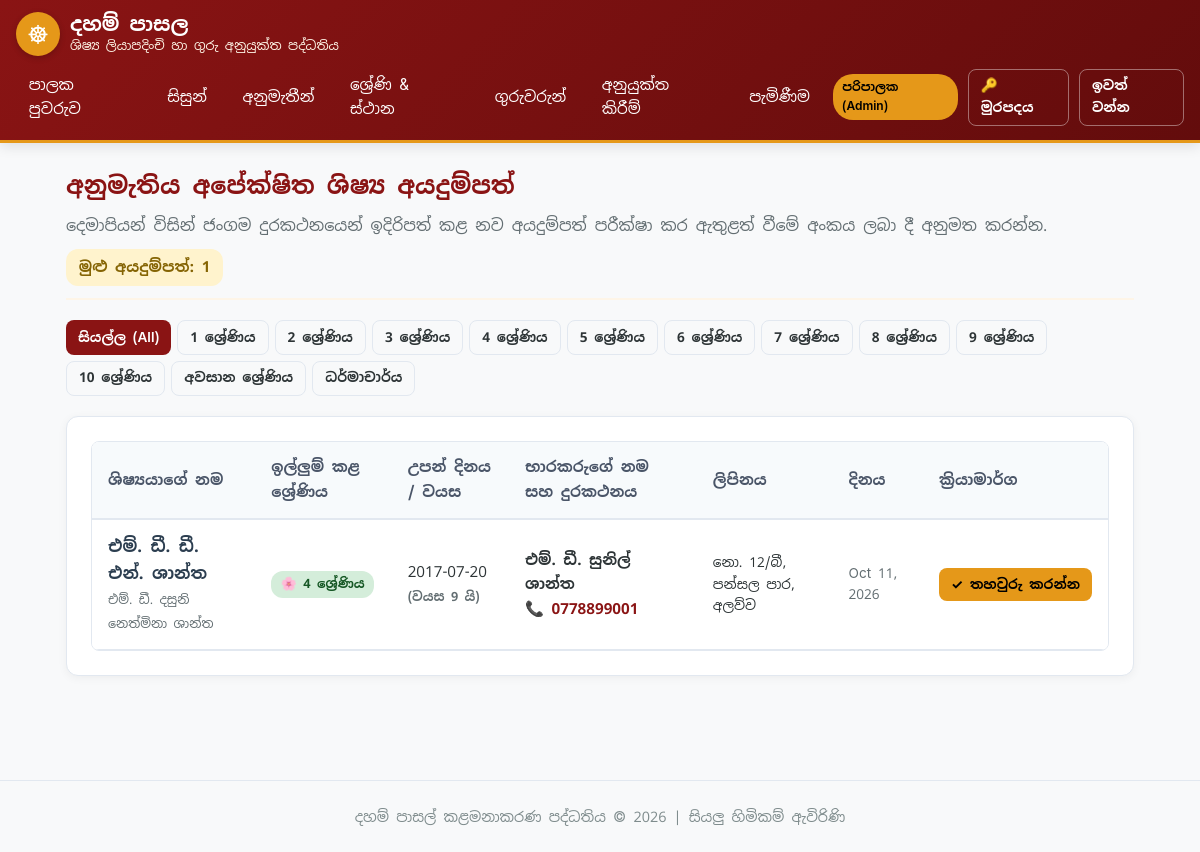
Screenshot of /students/pending/ (signed in) with the database file from the repository.
### academics/models.py (models this page shows, shortened)
class GradeLevel(models.Model):
    name = models.CharField(max_length=100, verbose_name='ශ්‍රේණියේ නම (Sinhala)')
    english_name = models.CharField(max_length=100, blank=True, verbose_name='නම (English)')
    order_index = models.PositiveIntegerField(default=1, verbose_name='අනුපිළිවෙල අංකය')
    description = models.TextField(blank=True, verbose_name='විස්තරය')
    class Meta:
        ordering = ['order_index']
        verbose_name = 'ශ්‍රේණිය'
        verbose_name_plural = 'ශ්‍රේණි (Grades)'

### students/models.py (models this page shows, shortened)
class Student(models.Model):
    GENDER_CHOICES = [
        ('MALE', 'පිරිමි (Male)'),
        ('FEMALE', 'ගැහැණු (Female)'),
    ]
    STATUS_CHOICES = [
        ('PENDING', 'අනුමැතිය අපේක්ෂිත (Pending Verification)'),
        ('APPROVED', 'අනුමත කළ (Active Student)'),
        ('REJECTED', 'ප්‍රතික්ෂේපිත (Rejected)'),
        ('INACTIVE', 'අක්‍රිය (Inactive)'),
    ]
    RELATIONSHIP_CHOICES = [
        ('FATHER', 'පියා (Father)'),
        ('MOTHER', 'මව (Mother)'),
        ('GUARDIAN', 'භාරකරු (Guardian)'),
        ('OTHER', 'වෙනත් (Other)'),
    ]
    admission_number = models.CharField(
        max_length=50,
        blank=True,
        null=True,
        unique=True,
        verbose_name='ඇතුළත් වීමේ අංකය (Admission No)'
    )
    full_name_sinhala = models.CharField(max_length=255, verbose_name='සම්පූර්ණ නම (සිංහලෙන්)')
    name_with_initials_sinhala = models.CharField(max_length=255, verbose_name='මුලකුරු සමඟ නම')
    dob = models.DateField(verbose_name='උපන් දිනය')
    gender = models.CharField(max_length=10, choices=GENDER_CHOICES, default='MALE', verbose_name='ස්ත්‍රී / පුරුෂ භාවය')
    guardian = models.ForeignKey(
        Guardian,
        on_delete=models.CASCADE,
        related_name='students',
        verbose_name='දෙමාපිය / භාරකරු'
    )
    relationship_to_guardian = models.CharField(
        max_length=20,
        choices=RELATIONSHIP_CHOICES,
        default='FATHER',
        verbose_name='භාරකරුගේ ඥාතිත්වය'
    )
    applied_grade = models.ForeignKey(
        GradeLevel,
        on_delete=models.PROTECT,
        related_name='applied_students',
        verbose_name='ඉල්ලුම් කරන ශ්‍රේණිය'
    )
    assigned_class = models.ForeignKey(
        ClassSection,
        on_delete=models.SET_NULL,
        null=True,
        blank=True,
        related_name='students',
        verbose_name='අනුයුක්ත පන්තිය'
    )
    medical_notes = models.TextField(blank=True, verbose_name='සෞඛ්‍ය ගැටළු / ආසාත්මිකතා (ඇත්නම්)')
    special_notes = models.TextField(blank=True, verbose_name='වෙනත් විශේෂ සටහන්')
    status = models.CharField(
        max_length=20,
        choices=STATUS_CHOICES,
        default='PENDING',
        verbose_name='ලියාපදිංචි තත්ත්වය'
    )
    verified_by = models.ForeignKey(
        User,
        on_delete=models.SET_NULL,
        null=True,
        blank=True,
        related_name='verified_students',
        verbose_name='තහවුරු කළ පරිශීලකයා'
    )
    verified_at = models.DateTimeField(null=True, blank=True, verbose_name='තහවුරු කළ දිනය')
    created_at = models.DateTimeField(auto_now_add=True, verbose_name='ලියාපදිංචි වූ දිනය')
    class Meta:
        ordering = ['applied_grade__order_index', 'admission_number', 'name_with_initials_sinhala']
        verbose_name = 'ශිෂ්‍යයා'
        verbose_name_plural = 'සිසුන් (Students)'
    @property
    def age(self):
        if not self.dob:
            return None
        today = date.today()
        return today.year - self.dob.year - ((today.month, today.day) < (self.dob.month, self.dob.day))

class Guardian(models.Model):
    full_name_sinhala = models.CharField(max_length=255, verbose_name='දෙමාපිය / භාරකරුගේ නම')
    primary_phone = models.CharField(max_length=20, db_index=True, verbose_name='ප්‍රධාන දුරකථන අංකය')
    whatsapp_phone = models.CharField(max_length=20, blank=True, verbose_name='වට්ස්ඇප් (WhatsApp) අංකය')
    address = models.TextField(verbose_name='ලිපිනය')
    occupation = models.CharField(max_length=100, blank=True, verbose_name='රැකියාව')
    linked_teacher = models.ForeignKey(
        Teacher,
        on_delete=models.SET_NULL,
        null=True,
        blank=True,
        related_name='guardian_profiles',
        verbose_name='දහම් පාසලේ ගුරුභවතෙක් නම් (Linked Teacher)'
    )
    created_at = models.DateTimeField(auto_now_add=True)
    class Meta:
        verbose_name = 'දෙමාපිය / භාරකරු'
        verbose_name_plural = 'දෙමාපියන් / භාරකරුවන් (Guardians)'

### students/views.py (the view, shortened to what this page needs)
# urls.py: path('students/pending/', views.pending_verifications, name='pending_verifications'),
@login_required
def pending_verifications(request):
    user = request.user
    is_staff_or_admin = user.is_superuser or (hasattr(user, 'profile') and user.profile.role in ['ADMIN', 'PRINCIPAL'])
    if is_staff_or_admin:
        pending_students = Student.objects.filter(status='PENDING').select_related('guardian', 'applied_grade')
    grade_filter = request.GET.get('grade')
    if grade_filter:
        pending_students = pending_students.filter(applied_grade_id=grade_filter)
    grades = GradeLevel.objects.all().order_by('order_index')
    return render(request, 'students/pending_list.html', {
        'pending_students': pending_students,
        'grades': grades,
        'selected_grade': grade_filter,
    })

### accounts/context_processors.py (called while the page is built, shortened)
def user_role_context(request):
    role = 'TEACHER'
    if request.user.is_superuser:
        role = 'ADMIN'
    elif hasattr(request.user, 'profile'):
        role = request.user.profile.role
    is_admin = role == 'ADMIN' or request.user.is_superuser
    is_principal = role == 'PRINCIPAL'
    is_teacher = role == 'TEACHER'
    is_staff_or_admin = is_admin or is_principal
    return {
        'user_role': role,
        'is_admin': is_admin,
        'is_principal': is_principal,
        'is_teacher': is_teacher,
        'is_staff_or_admin': is_staff_or_admin,
    }

### templates/students/pending_list.html (shortened to what this page needs)
{% extends 'base.html' %}
{% block content %}
<div class="card-header-temple">
    <div>
        <h2>අනුමැතිය අපේක්ෂිත ශිෂ්‍ය අයදුම්පත්</h2>
        <p style="color: var(--text-muted);">
            දෙමාපියන් විසින් ජංගම දුරකථනයෙන් ඉදිරිපත් කළ නව අයදුම්පත් පරීක්ෂා කර ඇතුළත් වීමේ අංකය ලබා දී අනුමත කරන්න.
        </p>
    </div>
    <div style="font-size: 0.95rem;">
        <span class="status-pill status-pending" style="font-size: 0.95rem; padding: 0.4rem 0.8rem;">
            මුළු අයදුම්පත්: {{ pending_students.count }}
        </span>
    </div>
</div>
<div style="margin-bottom: 1.25rem; display: flex; gap: 6px; flex-wrap: wrap;">
    <a href="{% url 'pending_verifications' %}" class="btn btn-sm {% if not selected_grade %}btn-primary{% else %}btn-outline{% endif %}">
        සියල්ල (All)
    </a>
    {% for g in grades %}
        <a href="{% url 'pending_verifications' %}?grade={{ g.id }}" class="btn btn-sm {% if selected_grade == g.id|stringformat:'i' %}btn-primary{% else %}btn-outline{% endif %}">
            {{ g.name }}
        </a>
    {% endfor %}
</div>
<div class="card-box">
    <div class="responsive-table-wrapper">
        <table class="temple-table">
            <thead>
                <tr>
                    <th>ශිෂ්‍යයාගේ නම</th>
                    <th>ඉල්ලුම් කළ ශ්‍රේණිය</th>
                    <th>උපන් දිනය / වයස</th>
                    <th>භාරකරුගේ නම සහ දුරකථනය</th>
                    <th>ලිපිනය</th>
                    <th>දිනය</th>
                    <th>ක්‍රියාමාර්ග</th>
                </tr>
            </thead>
            <tbody>
                {% for student in pending_students %}
                <tr>
                    <td>
                        <strong style="font-size: 1.05rem; color: #2c3e50;">{{ student.name_with_initials_sinhala }}</strong><br>
                        <small style="color: var(--text-muted);">{{ student.full_name_sinhala }}</small>
                    </td>
                    <td>
                        <span class="status-pill status-approved">
                            🌸 {{ student.applied_grade.name }}
                        </span>
                    </td>
                    <td>
                        {{ student.dob|date:"Y-m-d" }}<br>
                        <small style="color: var(--text-muted); font-weight: 600;">(වයස {{ student.age }} යි)</small>
                    </td>
                    <td>
                        <strong>{{ student.guardian.full_name_sinhala }}</strong><br>
                        <a href="tel:{{ student.guardian.primary_phone }}" style="color: var(--primary-color); text-decoration: none; font-weight: 600;">
                            📞 {{ student.guardian.primary_phone }}
                        </a>
                    </td>
                    <td style="max-width: 200px; font-size: 0.85rem;">{{ student.guardian.address }}</td>
                    <td style="font-size: 0.85rem; color: var(--text-muted);">{{ student.created_at|date:"M d, Y" }}</td>
                    <td>
                        <a href="{% url 'verify_student' student.id %}" class="btn btn-sm btn-gold" style="font-weight: 700; white-space: nowrap;">
                            ✓ තහවුරු කරන්න
                        </a>
                    </td>
                </tr>
                {% endfor %}
            </tbody>
        </table>
    </div>
</div>
{% endblock %}

### static/css/style.css (style rules this page uses)
:root { --primary-color: #8a1414; --primary-dark: #630c0c; --accent-gold: #e59819; --accent-gold-light: #fef5e7; --text-main: #2d3436; --text-muted: #636e72; --bg-body: #f8f9fa; --card-bg: #ffffff; --border-color: #e2e8f0; --success-green: #2ecc71; --danger-red: #e74c3c; --warning-yellow: #f1c40f; --font-stack: "Iskoola Pota", "IskoolaPota", "Noto Sans Sinhala", -apple-system, BlinkMacSystemFont, "Segoe UI", Roboto, sans-serif; }
* { box-sizing: border-box; margin: 0; padding: 0; }
body { font-family: var(--font-stack); background-color: var(--bg-body); color: var(--text-main); line-height: 1.6; font-size: 16px; -webkit-font-smoothing: antialiased; }
h1, h2, h3, h4, h5, h6 { font-family: var(--font-stack); color: var(--primary-color); font-weight: 700; margin-bottom: 0.5rem; }
.card-box { background: var(--card-bg); border-radius: 12px; box-shadow: 0 2px 10px rgba(0,0,0,0.05); border: 1px solid var(--border-color); padding: 1.5rem; margin-bottom: 1.5rem; }
.card-header-temple { border-bottom: 2px solid var(--accent-gold-light); padding-bottom: 0.75rem; margin-bottom: 1.25rem; display: flex; justify-content: space-between; align-items: center; flex-wrap: wrap; gap: 10px; }
.btn { display: inline-flex; align-items: center; justify-content: center; font-family: var(--font-stack); font-size: 1rem; font-weight: 600; padding: 0.65rem 1.25rem; border-radius: 8px; border: none; cursor: pointer; text-decoration: none; transition: all 0.2s ease; gap: 6px; }
.btn-primary { background-color: var(--primary-color); color: #ffffff; }
.btn-gold { background-color: var(--accent-gold); color: #000; }
.btn-outline { background: transparent; border: 1.5px solid var(--border-color); color: var(--text-main); }
.btn-sm { padding: 0.35rem 0.75rem; font-size: 0.85rem; }
.responsive-table-wrapper { overflow-x: auto; border-radius: 8px; border: 1px solid var(--border-color); }
.temple-table { width: 100%; border-collapse: collapse; font-size: 0.95rem; background: #fff; }
.temple-table th { background-color: #f7fafc; color: #4a5568; padding: 0.85rem 1rem; font-weight: 600; text-align: left; border-bottom: 2px solid var(--border-color); }
.temple-table td { padding: 0.85rem 1rem; border-bottom: 1px solid var(--border-color); }
.status-pill { display: inline-block; padding: 0.2rem 0.6rem; border-radius: 12px; font-size: 0.8rem; font-weight: 600; }
.status-pending { background-color: #fff3cd; color: #856404; }
.status-approved { background-color: #d4edda; color: #155724; }

### rows the page displays
GradeLevel: name "1 ශ්‍රේණිය"
GradeLevel: name "2 ශ්‍රේණිය"
GradeLevel: name "3 ශ්‍රේණිය"
GradeLevel: name "4 ශ්‍රේණිය"
GradeLevel: name "5 ශ්‍රේණිය"
GradeLevel: name "6 ශ්‍රේණිය"
GradeLevel: name "7 ශ්‍රේණිය"
GradeLevel: name "8 ශ්‍රේණිය"
GradeLevel: name "9 ශ්‍රේණිය"
GradeLevel: name "10 ශ්‍රේණිය"
GradeLevel: name "අවසාන ශ්‍රේණිය"
GradeLevel: name "ධර්මාචාර්ය"
Student: name_with_initials_sinhala "එම්. ඩී. ඩී. එන්. ශාන්ත", full_name_sinhala "එම්. ඩී. දසුනි නෙත්මිනා ශාන්ත", applied_grade.name "4 ශ්‍රේණිය", dob "2017-07-20", age "9", guardian.full_name_sinhala "එම්. ඩී. සුනිල් ශාන්ත", guardian.primary_phone "0778899001", guardian.address "නො. 12/බී, පන්සල පාර, අලව්ව", created_at "Oct 11, 2026"

### other values shown
{{ pending_students.count }} "1"
